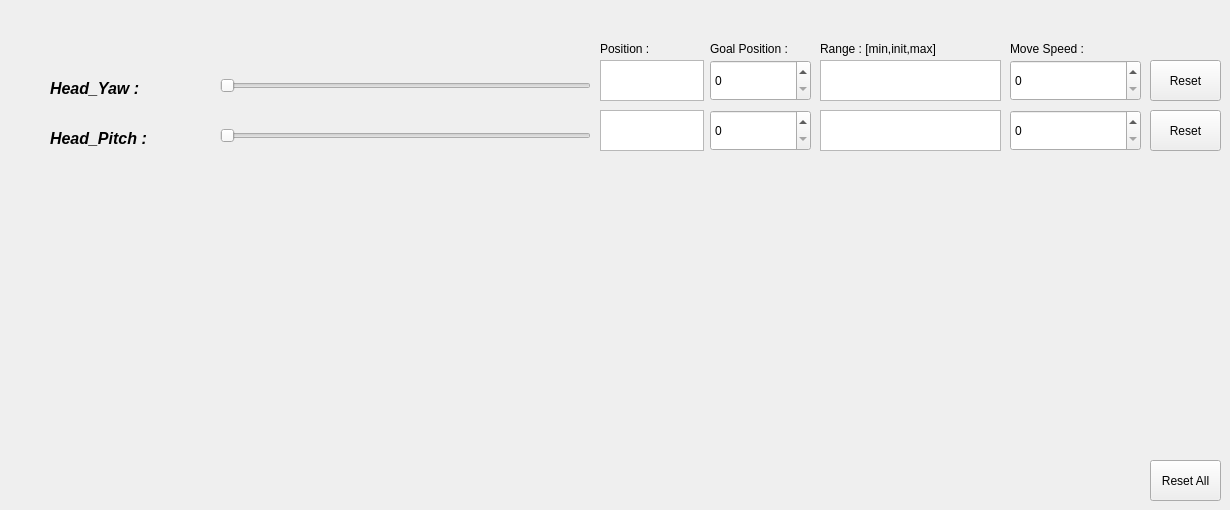
          <widget class="QWidget" name="tab_7">
           <attribute name="title">
            <string>Head Control</string>
           </attribute>
           <widget class="QLabel" name="label_32">
            <property name="geometry">
             <rect>
              <x>600</x>
              <y>40</y>
              <width>66</width>
              <height>17</height>
             </rect>
            </property>
            <property name="text">
             <string>Position :</string>
            </property>
           </widget>
           <widget class="QPushButton" name="btn_reset_head_pitch">
            <property name="geometry">
             <rect>
              <x>1150</x>
              <y>110</y>
              <width>71</width>
              <height>41</height>
             </rect>
            </property>
            <property name="text">
             <string>Reset</string>
            </property>
           </widget>
           <widget class="QSpinBox" name="spin_head_pitch_speed">
            <property name="geometry">
             <rect>
              <x>1010</x>
              <y>110</y>
              <width>131</width>
              <height>41</height>
             </rect>
            </property>
           </widget>
           <widget class="QTextEdit" name="txt_head_pitch">
            <property name="geometry">
             <rect>
              <x>600</x>
              <y>110</y>
              <width>104</width>
              <height>41</height>
             </rect>
            </property>
            <property name="readOnly">
             <bool>true</bool>
            </property>
           </widget>
           <widget class="QLabel" name="label_33">
            <property name="geometry">
             <rect>
              <x>820</x>
              <y>40</y>
              <width>151</width>
              <height>17</height>
             </rect>
            </property>
            <property name="text">
             <string>Range : [min,init,max]</string>
            </property>
           </widget>
           <widget class="QTextEdit" name="txt_head_yaw">
            <property name="geometry">
             <rect>
              <x>600</x>
              <y>60</y>
              <width>104</width>
              <height>41</height>
             </rect>
            </property>
            <property name="readOnly">
             <bool>true</bool>
            </property>
           </widget>
           <widget class="QSpinBox" name="spin_head_pitch">
            <property name="geometry">
             <rect>
              <x>710</x>
              <y>110</y>
              <width>101</width>
              <height>41</height>
             </rect>
            </property>
           </widget>
           <widget class="QLabel" name="lbl2_3">
            <property name="geometry">
             <rect>
              <x>50</x>
              <y>130</y>
              <width>171</width>
              <height>17</height>
             </rect>
            </property>
            <property name="font">
             <font>
              <pointsize>12</pointsize>
              <weight>75</weight>
              <italic>true</italic>
              <bold>true</bold>
             </font>
            </property>
            <property name="text">
             <string>Head_Pitch :</string>
            </property>
           </widget>
           <widget class="QSlider" name="slider_head_yaw">
            <property name="geometry">
             <rect>
              <x>220</x>
              <y>60</y>
              <width>371</width>
              <height>51</height>
             </rect>
            </property>
            <property name="orientation">
             <enum>Qt::Horizontal</enum>
            </property>
           </widget>
           <widget class="QTextEdit" name="txt_info_head_yaw">
            <property name="geometry">
             <rect>
              <x>820</x>
              <y>60</y>
              <width>181</width>
              <height>41</height>
             </rect>
            </property>
            <property name="readOnly">
             <bool>true</bool>
            </property>
           </widget>
           <widget class="QSpinBox" name="spin_head_yaw">
            <property name="geometry">
             <rect>
              <x>710</x>
              <y>60</y>
              <width>101</width>
              <height>41</height>
             </rect>
            </property>
           </widget>
           <widget class="QLabel" name="lbl1_3">
            <property name="geometry">
             <rect>
              <x>50</x>
              <y>80</y>
              <width>161</width>
              <height>17</height>
             </rect>
            </property>
            <property name="font">
             <font>
              <pointsize>12</pointsize>
              <weight>75</weight>
              <italic>true</italic>
              <bold>true</bold>
             </font>
            </property>
            <property name="text">
             <string>Head_Yaw :</string>
            </property>
           </widget>
           <widget class="QSlider" name="slider_head_pitch">
            <property name="geometry">
             <rect>
              <x>220</x>
              <y>110</y>
              <width>371</width>
              <height>51</height>
             </rect>
            </property>
            <property name="orientation">
             <enum>Qt::Horizontal</enum>
            </property>
           </widget>
           <widget class="QTextEdit" name="txt_info_head_pitch">
            <property name="geometry">
             <rect>
              <x>820</x>
              <y>110</y>
              <width>181</width>
              <height>41</height>
             </rect>
            </property>
            <property name="readOnly">
             <bool>true</bool>
            </property>
           </widget>
           <widget class="QLabel" name="label_34">
            <property name="geometry">
             <rect>
              <x>710</x>
              <y>40</y>
              <width>111</width>
              <height>17</height>
             </rect>
            </property>
            <property name="text">
             <string>Goal Position :</string>
            </property>
           </widget>
           <widget class="QPushButton" name="btn_reset_head_yaw">
            <property name="geometry">
             <rect>
              <x>1150</x>
              <y>60</y>
              <width>71</width>
              <height>41</height>
             </rect>
            </property>
            <property name="text">
             <string>Reset</string>
            </property>
           </widget>
           <widget class="QLabel" name="label_35">
            <property name="geometry">
             <rect>
              <x>1010</x>
              <y>40</y>
              <width>111</width>
              <height>17</height>
             </rect>
            </property>
            <property name="text">
             <string>Move Speed :</string>
            </property>
           </widget>
           <widget class="QPushButton" name="btn_reset_head_all">
            <property name="geometry">
             <rect>
              <x>1150</x>
              <y>460</y>
              <width>71</width>
              <height>41</height>
             </rect>
            </property>
            <property name="text">
             <string>Reset All</string>
            </property>
           </widget>
           <widget class="QSpinBox" name="spin_head_yaw_speed">
            <property name="geometry">
             <rect>
              <x>1010</x>
              <y>60</y>
              <width>131</width>
              <height>41</height>
             </rect>
            </property>
           </widget>
          </widget>
